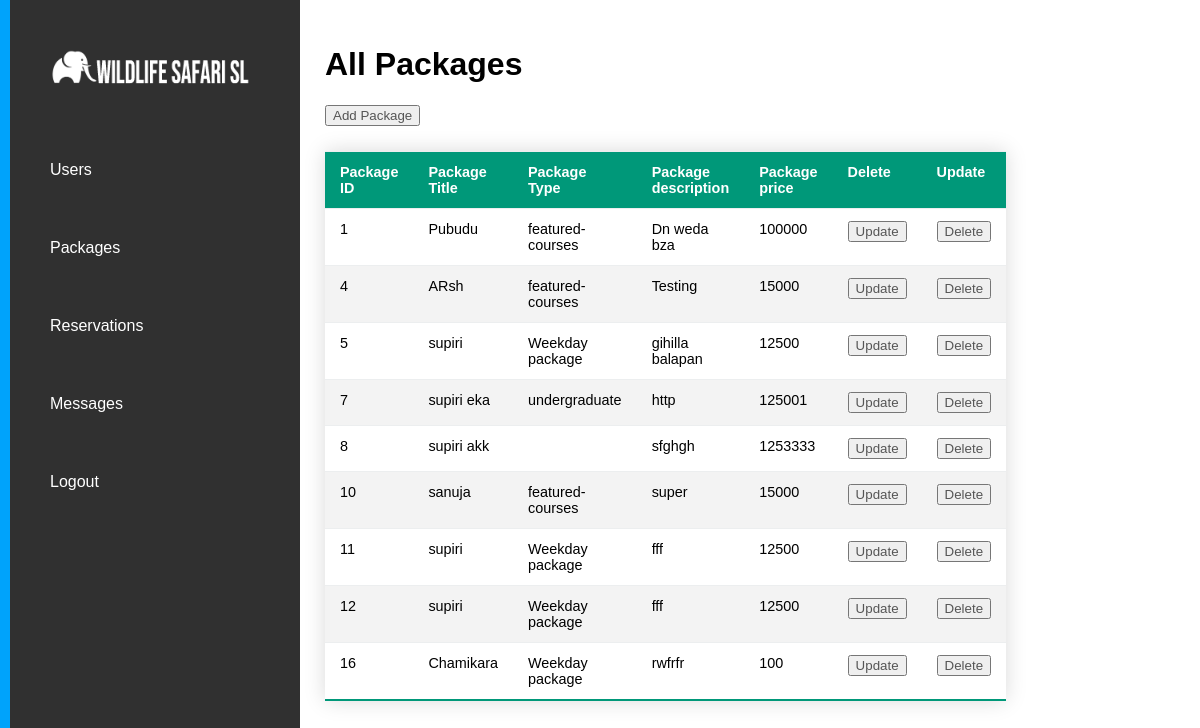
Page /packagelist.php (signed in) on the committed database.
### tables this page shows
CREATE TABLE `package` (
  `id` int(3) NOT NULL,
  `title` varchar(100) NOT NULL,
  `type_` varchar(100) NOT NULL,
  `description_` varchar(500) NOT NULL,
  `price` int(10) NOT NULL
);

### packagelist.php (the view, shortened to what this page needs)
<!DOCTYPE html>
<html lang="en">
<link rel="stylesheet" type="text/css" href="style.css">
<head>
    <link rel="stylesheet" href="assets/css/style.css">
</head>
<body>
<?php include "admin.php"?>
<div class="section-3">
    <h1>All Packages</h1>
    <button class="button buttonAdd"><a href="packagecreate.php">Add Package</a></button>
    <br>
    <table class="styled-table">
        <thead>
            <tr>
                <th>Package ID</th>
                <th>Package Title</th>
                <th>Package Type</th>
                <th>Package description</th>
                <th>Package price</th>
                <th>Delete</th>
                <th>Update</th>
            </tr>
        </thead>
        <?php
        $sql = "SELECT * FROM package";
        $result = $conn->query($sql);
        echo "<tbody>";
        if ($result->num_rows > 0) {
            while ($row = $result->fetch_assoc()) {
                echo "<tr>";
                echo "<td>" . $row['id'] . "</td>";
                echo "<td>" . $row['title'] .  "</td>";
                echo "<td>" . $row['type_'] . "</td>";
                echo "<td>" . $row['description_'] . "</td>";
                echo "<td>" . $row['price'] . "</td>";
                echo "<td>";
                echo "<button class = 'button buttonEdit'><a href='packageupdate.php?id=$row[id]&title=$row[title]&type=$row[type_]&desc=$row[description_]&price=$row[price]'>Update</a></button>";
                echo "</td>";
                echo "<td>";
                echo "<button class = 'button buttonDel'><a id='delete' href='packagedelete.php?id=$row[id]'>Delete</a></button>";
                echo "</td>";
                echo "</tr>";
            }
            echo "</tbody>";
        } else {
            echo "<center>Table is empty!</center>";
        }
        ?>
    </table>
    </div>
</body>
</html>

### assets/css/style.css (style rules this page uses)
body { height: auto; margin : 0; padding: 0; }
* { font-family: sans-serif; box-sizing: border-box; }
a { text-decoration: none; color: #555; }
.section-3 { margin: -700px 300px; padding: 25px 25px 25px 25px }
table { width: 100%; margin-bottom: auto; }
table th, table td { vertical-align: top; border-top: 1px solid #eceeef; }
.styled-table { border-collapse: collapse; margin: 25px 0; font-size: 0.9em; font-family: sans-serif; width: 100%; box-shadow: 0 0 20px rgba(0, 0, 0, 0.15); }
.styled-table thead tr { width:100%; background-color: #009879; color: #ffffff; text-align: left; }
.styled-table th, .styled-table td { padding: 12px 15px; }
.styled-table tbody tr { border-bottom: 1px solid #dddddd; }
.styled-table tbody tr:nth-of-type(even) { background-color: #f3f3f3; }
.styled-table tbody tr:last-of-type { border-bottom: 2px solid #009879; }

### rows in the picture
package: id "1", title "Pubudu", type_ "featured-courses", description_ "Dn weda bza", price "100000"
package: id "4", title "ARsh", type_ "featured-courses", description_ "Testing", price "15000"
package: id "5", title "supiri", type_ "Weekday package", description_ "gihilla balapan", price "12500"
package: id "7", title "supiri eka", type_ "undergraduate", description_ "http", price "125001"
package: id "8", title "supiri akk", description_ "sfghgh", price "1253333"
package: id "10", title "sanuja", type_ "featured-courses", description_ "super", price "15000"
package: id "11", title "supiri", type_ "Weekday package", description_ "fff", price "12500"
package: id "12", title "supiri", type_ "Weekday package", description_ "fff", price "12500"
package: id "16", title "Chamikara", type_ "Weekday package", description_ "rwfrfr", price "100"
